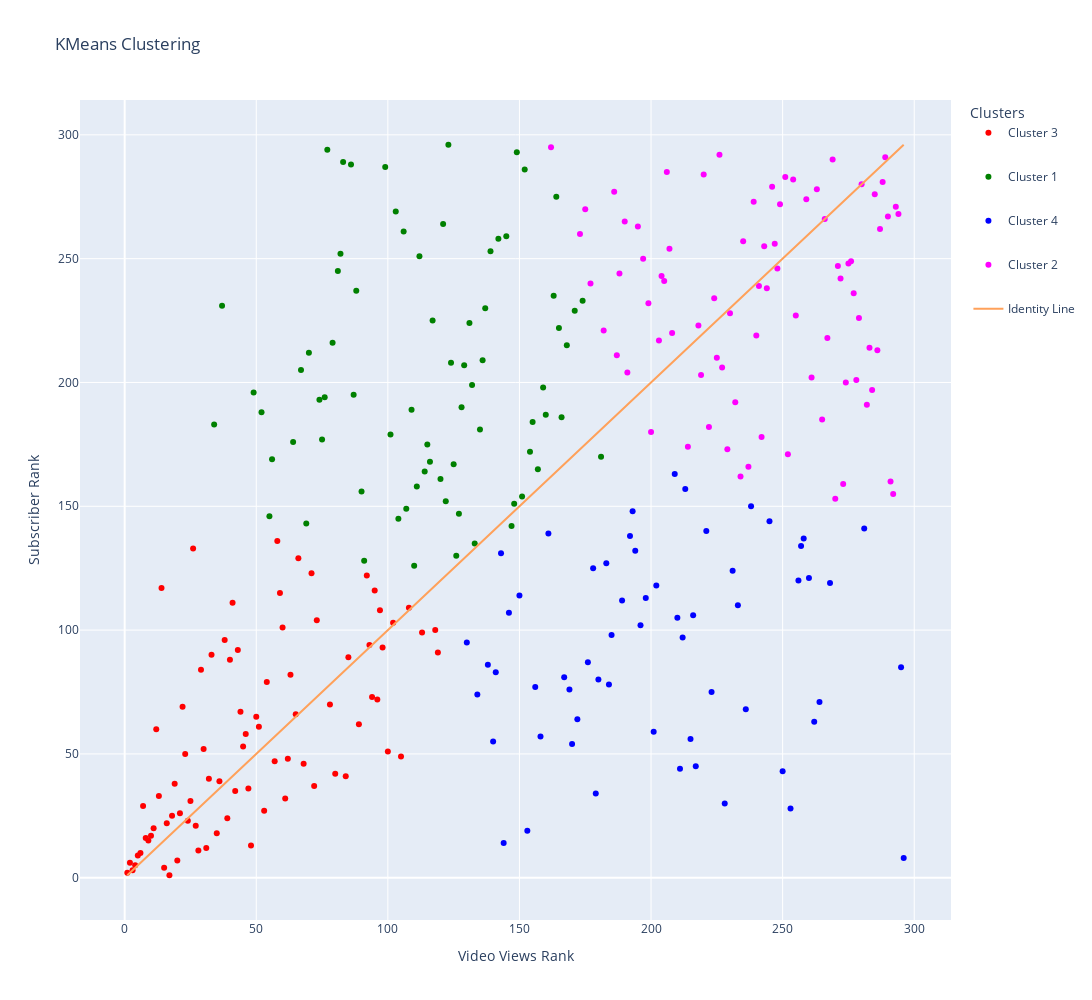

Here is the notebook cell this chart was saved with:
### Code cell
n_clusters = 4
km = KMeans(n_clusters=n_clusters, random_state=42)
clust_data = km.fit_predict(X=plot_data)
clust_labels = ['Cluster 1', 'Cluster 2', 'Cluster 3', 'Cluster 4']
plot_data_clust = plot_data.copy()
plot_data_clust['cluster'] = [clust_labels[i] for i in clust_data]

fig = px.scatter(plot_data_clust, x='x', y='y', color='cluster',
                 title='Clustering for Entertainment Channel Type',
                 labels={'x': 'Video Views Rank', 'y': 'Subscriber Rank', 'cluster': 'Cluster'},
                 color_discrete_sequence=['red', 'green', 'blue', 'magenta'])

y_x = np.array(range(len(filtered_data))) + 1
fig.add_trace(go.Scatter(x=plot_data['x'], y=y_x, mode='lines', name='Identity Line'))

legend_title = 'Clusters'

fig.update_layout(
    legend_title_text=legend_title,
    legend_tracegroupgap=25
)
fig.update_layout(height=1000, width=1200)

fig.show()

### Figure 1 — Plotly figure (JSON) as saved in the notebook; plotly's stock layout.template omitted (floating-point values rounded to 4 significant figures; data arrays with more than 128 entries replaced by an {"elided": "..."} marker saying what was removed)
{"data": [{"hovertemplate": "Cluster=Cluster 3<br>Video Views Rank=%{x}<br>Subscriber Rank=%{y}<extra></extra>", "legendgroup": "Cluster 3", "marker": {"color": "red", "symbol": "circle"}, "mode": "markers", "name": "Cluster 3", "orientation": "v", "showlegend": true, "type": "scatter", "x": [1, 2, 3, 4, 5, 6, 7, 8, 9, 10, 11, 12, 13, 14, 15, 16, 17, 18, 19, 20, 21, 22, 23, 24, 25, 26, 27, 28, 29, 30, 31, 32, 33, 35, 36, 38, 39, 40, 41, 42, 43, 44, 45, 46, 47, 48, 50, 51, 53, 54, 57, 58, 59, 60, 61, 62, 63, 65, 66, 68, 71, 72, 73, 78, 80, 84, 85, 89, 92, 93, 94, 95, 96, 97, 98, 100, 102, 105, 108, 113, 118, 119], "xaxis": "x", "y": [2, 6, 3, 5, 9, 10, 29, 16, 15, 17, 20, 60, 33, 117, 4, 22, 1, 25, 38, 7, 26, 69, 50, 23, 31, 133, 21, 11, 84, 52, 12, 40, 90, 18, 39, 96, 24, 88, 111, 35, 92, 67, 53, 58, 36, 13, 65, 61, 27, 79, 47, 136, 115, 101, 32, 48, 82, 66, 129, 46, 123, 37, 104, 70, 42, 41, 89, 62, 122, 94, 73, 116, 72, 108, 93, 51, 103, 49, 109, 99, 100, 91], "yaxis": "y"}, {"hovertemplate": "Cluster=Cluster 1<br>Video Views Rank=%{x}<br>Subscriber Rank=%{y}<extra></extra>", "legendgroup": "Cluster 1", "marker": {"color": "green", "symbol": "circle"}, "mode": "markers", "name": "Cluster 1", "orientation": "v", "showlegend": true, "type": "scatter", "x": [34, 37, 49, 52, 55, 56, 64, 67, 69, 70, 74, 75, 76, 77, 79, 81, 82, 83, 86, 87, 88, 90, 91, 99, 101, 103, 104, 106, 107, 109, 110, 111, 112, 114, 115, 116, 117, 120, 121, 122, 123, 124, 125, 126, 127, 128, 129, 131, 132, 133, 135, 136, 137, 139, 142, 145, 147, 148, 149, 151, 152, 154, 155, 157, 159, 160, 163, 164, 165, 166, 168, 171, 174, 181], "xaxis": "x", "y": [183, 231, 196, 188, 146, 169, 176, 205, 143, 212, 193, 177, 194, 294, 216, 245, 252, 289, 288, 195, 237, 156, 128, 287, 179, 269, 145, 261, 149, 189, 126, 158, 251, 164, 175, 168, 225, 161, 264, 152, 296, 208, 167, 130, 147, 190, 207, 224, 199, 135, 181, 209, 230, 253, 258, 259, 142, 151, 293, 154, 286, 172, 184, 165, 198, 187, 235, 275, 222, 186, 215, 229, 233, 170], "yaxis": "y"}, {"hovertemplate": "Cluster=Cluster 4<br>Video Views Rank=%{x}<br>Subscriber Rank=%{y}<extra></extra>", "legendgroup": "Cluster 4", "marker": {"color": "blue", "symbol": "circle"}, "mode": "markers", "name": "Cluster 4", "orientation": "v", "showlegend": true, "type": "scatter", "x": [130, 134, 138, 140, 141, 143, 144, 146, 150, 153, 156, 158, 161, 167, 169, 170, 172, 176, 178, 179, 180, 183, 184, 185, 189, 192, 193, 194, 196, 198, 201, 202, 209, 210, 211, 212, 213, 215, 216, 217, 221, 223, 228, 231, 233, 236, 238, 245, 250, 253, 256, 257, 258, 260, 262, 264, 268, 281, 295, 296], "xaxis": "x", "y": [95, 74, 86, 55, 83, 131, 14, 107, 114, 19, 77, 57, 139, 81, 76, 54, 64, 87, 125, 34, 80, 127, 78, 98, 112, 138, 148, 132, 102, 113, 59, 118, 163, 105, 44, 97, 157, 56, 106, 45, 140, 75, 30, 124, 110, 68, 150, 144, 43, 28, 120, 134, 137, 121, 63, 71, 119, 141, 85, 8], "yaxis": "y"}, {"hovertemplate": "Cluster=Cluster 2<br>Video Views Rank=%{x}<br>Subscriber Rank=%{y}<extra></extra>", "legendgroup": "Cluster 2", "marker": {"color": "magenta", "symbol": "circle"}, "mode": "markers", "name": "Cluster 2", "orientation": "v", "showlegend": true, "type": "scatter", "x": [162, 173, 175, 177, 182, 186, 187, 188, 190, 191, 195, 197, 199, 200, 203, 204, 205, 206, 207, 208, 214, 218, 219, 220, 222, 224, 225, 226, 227, 229, 230, 232, 234, 235, 237, 239, 240, 241, 242, 243, 244, 246, 247, 248, 249, 251, 252, 254, 255, 259, 261, 263, 265, 266, 267, 269, 270, 271, 272, 273, 274, 275, 276, 277, 278, 279, 280, 282, 283, 284, 285, 286, 287, 288, 289, 290, 291, 292, 293, 294], "xaxis": "x", "y": [295, 260, 270, 240, 221, 277, 211, 244, 265, 204, 263, 250, 232, 180, 217, 243, 241, 285, 254, 220, 174, 223, 203, 284, 182, 234, 210, 292, 206, 173, 228, 192, 162, 257, 166, 273, 219, 239, 178, 255, 238, 279, 256, 246, 272, 283, 171, 282, 227, 274, 202, 278, 185, 266, 218, 290, 153, 247, 242, 159, 200, 248, 249, 236, 201, 226, 280, 191, 214, 197, 276, 213, 262, 281, 291, 267, 160, 155, 271, 268], "yaxis": "y"}, {"mode": "lines", "name": "Identity Line", "type": "scatter", "x": {"elided": "296 int values"}, "y": {"elided": "296 int values"}}], "layout": {"height": 1000, "legend": {"title": {"text": "Clusters"}, "tracegroupgap": 25}, "title": {"text": "KMeans Clustering"}, "width": 1200, "xaxis": {"anchor": "y", "domain": [0, 1], "title": {"text": "Video Views Rank"}}, "yaxis": {"anchor": "x", "domain": [0, 1], "title": {"text": "Subscriber Rank"}}}}
